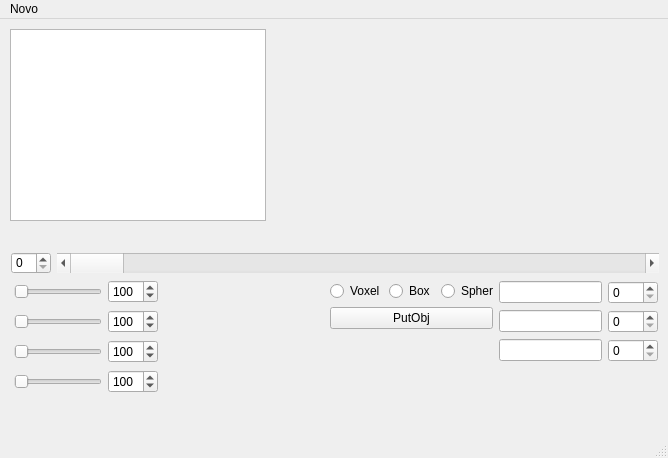
<?xml version="1.0" encoding="UTF-8"?>
<ui version="4.0">
 <class>MainWindow</class>
 <widget class="QMainWindow" name="MainWindow">
  <property name="enabled">
   <bool>true</bool>
  </property>
  <property name="geometry">
   <rect>
    <x>0</x>
    <y>0</y>
    <width>668</width>
    <height>458</height>
   </rect>
  </property>
  <property name="windowTitle">
   <string>MainWindow</string>
  </property>
  <widget class="QWidget" name="centralwidget">
   <widget class="Plotter" name="widget" native="true">
    <property name="enabled">
     <bool>true</bool>
    </property>
    <property name="geometry">
     <rect>
      <x>200</x>
      <y>280</y>
      <width>80</width>
      <height>80</height>
     </rect>
    </property>
    <property name="minimumSize">
     <size>
      <width>80</width>
      <height>80</height>
     </size>
    </property>
    <property name="maximumSize">
     <size>
      <width>80</width>
      <height>80</height>
     </size>
    </property>
   </widget>
   <widget class="QTableWidget" name="tableWidget">
    <property name="geometry">
     <rect>
      <x>10</x>
      <y>10</y>
      <width>256</width>
      <height>192</height>
     </rect>
    </property>
   </widget>
   <widget class="QWidget" name="layoutWidget">
    <property name="geometry">
     <rect>
      <x>11</x>
      <y>233</y>
      <width>648</width>
      <height>22</height>
     </rect>
    </property>
    <layout class="QHBoxLayout" name="horizontalLayout_7">
     <item>
      <widget class="QSpinBox" name="spinBoxBar">
       <property name="minimumSize">
        <size>
         <width>40</width>
         <height>0</height>
        </size>
       </property>
       <property name="maximumSize">
        <size>
         <width>40</width>
         <height>16777215</height>
        </size>
       </property>
      </widget>
     </item>
     <item>
      <widget class="QScrollBar" name="horizontalScrollBar">
       <property name="minimumSize">
        <size>
         <width>600</width>
         <height>20</height>
        </size>
       </property>
       <property name="orientation">
        <enum>Qt::Horizontal</enum>
       </property>
      </widget>
     </item>
    </layout>
   </widget>
   <widget class="QWidget" name="layoutWidget">
    <property name="geometry">
     <rect>
      <x>499</x>
      <y>262</y>
      <width>159</width>
      <height>82</height>
     </rect>
    </property>
    <layout class="QVBoxLayout" name="verticalLayout_3">
     <item>
      <layout class="QHBoxLayout" name="horizontalLayout">
       <item>
        <widget class="QLineEdit" name="lineEdit">
         <property name="enabled">
          <bool>true</bool>
         </property>
         <property name="text">
          <string/>
         </property>
        </widget>
       </item>
       <item>
        <widget class="QSpinBox" name="spinBox_1">
         <property name="enabled">
          <bool>true</bool>
         </property>
         <property name="minimumSize">
          <size>
           <width>50</width>
           <height>0</height>
          </size>
         </property>
         <property name="maximumSize">
          <size>
           <width>70</width>
           <height>16777215</height>
          </size>
         </property>
        </widget>
       </item>
      </layout>
     </item>
     <item>
      <layout class="QHBoxLayout" name="horizontalLayout_5">
       <item>
        <widget class="QLineEdit" name="lineEdit_3">
         <property name="text">
          <string/>
         </property>
        </widget>
       </item>
       <item>
        <widget class="QSpinBox" name="spinBox_3">
         <property name="minimumSize">
          <size>
           <width>50</width>
           <height>0</height>
          </size>
         </property>
         <property name="maximumSize">
          <size>
           <width>70</width>
           <height>16777215</height>
          </size>
         </property>
        </widget>
       </item>
      </layout>
     </item>
     <item>
      <layout class="QHBoxLayout" name="horizontalLayout_4">
       <item>
        <widget class="QLineEdit" name="lineEdit_2">
         <property name="text">
          <string/>
         </property>
        </widget>
       </item>
       <item>
        <widget class="QSpinBox" name="spinBox_2">
         <property name="minimumSize">
          <size>
           <width>50</width>
           <height>0</height>
          </size>
         </property>
         <property name="maximumSize">
          <size>
           <width>70</width>
           <height>16777215</height>
          </size>
         </property>
        </widget>
       </item>
      </layout>
     </item>
    </layout>
   </widget>
   <widget class="QWidget" name="layoutWidget">
    <property name="geometry">
     <rect>
      <x>330</x>
      <y>262</y>
      <width>163</width>
      <height>50</height>
     </rect>
    </property>
    <layout class="QVBoxLayout" name="verticalLayout_2">
     <item>
      <layout class="QHBoxLayout" name="horizontalLayout_3">
       <item>
        <widget class="QRadioButton" name="radioVoxel">
         <property name="text">
          <string>Voxel</string>
         </property>
        </widget>
       </item>
       <item>
        <widget class="QRadioButton" name="radioBox">
         <property name="text">
          <string>Box</string>
         </property>
        </widget>
       </item>
       <item>
        <widget class="QRadioButton" name="radioSphere">
         <property name="text">
          <string>Sphere</string>
         </property>
        </widget>
       </item>
      </layout>
     </item>
     <item>
      <widget class="QPushButton" name="ButtonPutCut">
       <property name="text">
        <string>PutObj</string>
       </property>
      </widget>
     </item>
    </layout>
   </widget>
   <widget class="QWidget" name="">
    <property name="geometry">
     <rect>
      <x>14</x>
      <y>260</y>
      <width>144</width>
      <height>116</height>
     </rect>
    </property>
    <layout class="QVBoxLayout" name="verticalLayout">
     <item>
      <layout class="QHBoxLayout" name="horizontalLayout_R">
       <item>
        <widget class="QSlider" name="horizontalSliderR">
         <property name="maximum">
          <number>255</number>
         </property>
         <property name="orientation">
          <enum>Qt::Horizontal</enum>
         </property>
        </widget>
       </item>
       <item>
        <widget class="QSpinBox" name="spinBoxR">
         <property name="minimumSize">
          <size>
           <width>50</width>
           <height>0</height>
          </size>
         </property>
         <property name="maximumSize">
          <size>
           <width>70</width>
           <height>16777215</height>
          </size>
         </property>
         <property name="maximum">
          <number>255</number>
         </property>
         <property name="value">
          <number>100</number>
         </property>
        </widget>
       </item>
      </layout>
     </item>
     <item>
      <layout class="QHBoxLayout" name="horizontalLayout_G">
       <item>
        <widget class="QSlider" name="horizontalSliderG">
         <property name="minimumSize">
          <size>
           <width>50</width>
           <height>0</height>
          </size>
         </property>
         <property name="maximum">
          <number>255</number>
         </property>
         <property name="orientation">
          <enum>Qt::Horizontal</enum>
         </property>
        </widget>
       </item>
       <item>
        <widget class="QSpinBox" name="spinBoxG">
         <property name="minimumSize">
          <size>
           <width>50</width>
           <height>0</height>
          </size>
         </property>
         <property name="maximumSize">
          <size>
           <width>70</width>
           <height>16777215</height>
          </size>
         </property>
         <property name="maximum">
          <number>255</number>
         </property>
         <property name="value">
          <number>100</number>
         </property>
        </widget>
       </item>
      </layout>
     </item>
     <item>
      <layout class="QHBoxLayout" name="horizontalLayout_B">
       <item>
        <widget class="QSlider" name="horizontalSliderB">
         <property name="maximum">
          <number>255</number>
         </property>
         <property name="orientation">
          <enum>Qt::Horizontal</enum>
         </property>
        </widget>
       </item>
       <item>
        <widget class="QSpinBox" name="spinBoxB">
         <property name="minimumSize">
          <size>
           <width>50</width>
           <height>0</height>
          </size>
         </property>
         <property name="maximumSize">
          <size>
           <width>70</width>
           <height>16777215</height>
          </size>
         </property>
         <property name="maximum">
          <number>255</number>
         </property>
         <property name="value">
          <number>100</number>
         </property>
        </widget>
       </item>
      </layout>
     </item>
     <item>
      <layout class="QHBoxLayout" name="horizontalLayout_A">
       <item>
        <widget class="QSlider" name="horizontalSliderA">
         <property name="maximum">
          <number>255</number>
         </property>
         <property name="orientation">
          <enum>Qt::Horizontal</enum>
         </property>
        </widget>
       </item>
       <item>
        <widget class="QSpinBox" name="spinBoxA">
         <property name="minimumSize">
          <size>
           <width>50</width>
           <height>0</height>
          </size>
         </property>
         <property name="maximumSize">
          <size>
           <width>70</width>
           <height>16777215</height>
          </size>
         </property>
         <property name="maximum">
          <number>255</number>
         </property>
         <property name="value">
          <number>100</number>
         </property>
        </widget>
       </item>
      </layout>
     </item>
    </layout>
   </widget>
  </widget>
  <widget class="QMenuBar" name="menubar">
   <property name="geometry">
    <rect>
     <x>0</x>
     <y>0</y>
     <width>668</width>
     <height>21</height>
    </rect>
   </property>
   <widget class="QMenu" name="menuNovo">
    <property name="title">
     <string>Novo</string>
    </property>
    <addaction name="actionNova_Escultura"/>
    <addaction name="actionSalvar"/>
   </widget>
   <addaction name="menuNovo"/>
  </widget>
  <widget class="QStatusBar" name="statusbar"/>
  <action name="actionNova_Escultura">
   <property name="text">
    <string>Nova Escultura</string>
   </property>
  </action>
  <action name="actionSalvar">
   <property name="text">
    <string>Salvar</string>
   </property>
  </action>
 </widget>
 <customwidgets>
  <customwidget>
   <class>Plotter</class>
   <extends>QWidget</extends>
   <header>plotter.h</header>
   <container>1</container>
   <slots>
    <slot>setColorR(int)</slot>
    <slot>setColorG(int)</slot>
    <slot>setColorB(int)</slot>
    <slot>setColorA(int)</slot>
   </slots>
  </customwidget>
 </customwidgets>
 <resources/>
 <connections>
  <connection>
   <sender>spinBoxBar</sender>
   <signal>valueChanged(int)</signal>
   <receiver>horizontalScrollBar</receiver>
   <slot>setValue(int)</slot>
   <hints>
    <hint type="sourcelabel">
     <x>26</x>
     <y>274</y>
    </hint>
    <hint type="destinationlabel">
     <x>135</x>
     <y>274</y>
    </hint>
   </hints>
  </connection>
  <connection>
   <sender>horizontalScrollBar</sender>
   <signal>valueChanged(int)</signal>
   <receiver>spinBoxBar</receiver>
   <slot>setValue(int)</slot>
   <hints>
    <hint type="sourcelabel">
     <x>235</x>
     <y>274</y>
    </hint>
    <hint type="destinationlabel">
     <x>24</x>
     <y>274</y>
    </hint>
   </hints>
  </connection>
  <connection>
   <sender>actionSalvar</sender>
   <signal>triggered()</signal>
   <receiver>MainWindow</receiver>
   <slot>Salva()</slot>
   <hints>
    <hint type="sourcelabel">
     <x>-1</x>
     <y>-1</y>
    </hint>
    <hint type="destinationlabel">
     <x>329</x>
     <y>256</y>
    </hint>
   </hints>
  </connection>
  <connection>
   <sender>horizontalSliderR</sender>
   <signal>valueChanged(int)</signal>
   <receiver>spinBoxR</receiver>
   <slot>setValue(int)</slot>
   <hints>
    <hint type="sourcelabel">
     <x>80</x>
     <y>298</y>
    </hint>
    <hint type="destinationlabel">
     <x>117</x>
     <y>297</y>
    </hint>
   </hints>
  </connection>
  <connection>
   <sender>horizontalSliderG</sender>
   <signal>valueChanged(int)</signal>
   <receiver>spinBoxG</receiver>
   <slot>setValue(int)</slot>
   <hints>
    <hint type="sourcelabel">
     <x>68</x>
     <y>316</y>
    </hint>
    <hint type="destinationlabel">
     <x>126</x>
     <y>328</y>
    </hint>
   </hints>
  </connection>
  <connection>
   <sender>horizontalSliderB</sender>
   <signal>valueChanged(int)</signal>
   <receiver>spinBoxB</receiver>
   <slot>setValue(int)</slot>
   <hints>
    <hint type="sourcelabel">
     <x>52</x>
     <y>349</y>
    </hint>
    <hint type="destinationlabel">
     <x>129</x>
     <y>344</y>
    </hint>
   </hints>
  </connection>
  <connection>
   <sender>spinBoxR</sender>
   <signal>valueChanged(int)</signal>
   <receiver>horizontalSliderR</receiver>
   <slot>setValue(int)</slot>
   <hints>
    <hint type="sourcelabel">
     <x>131</x>
     <y>287</y>
    </hint>
    <hint type="destinationlabel">
     <x>70</x>
     <y>292</y>
    </hint>
   </hints>
  </connection>
  <connection>
   <sender>spinBoxG</sender>
   <signal>valueChanged(int)</signal>
   <receiver>horizontalSliderG</receiver>
   <slot>setValue(int)</slot>
   <hints>
    <hint type="sourcelabel">
     <x>131</x>
     <y>317</y>
    </hint>
    <hint type="destinationlabel">
     <x>45</x>
     <y>326</y>
    </hint>
   </hints>
  </connection>
  <connection>
   <sender>spinBoxB</sender>
   <signal>valueChanged(int)</signal>
   <receiver>horizontalSliderB</receiver>
   <slot>setValue(int)</slot>
   <hints>
    <hint type="sourcelabel">
     <x>136</x>
     <y>346</y>
    </hint>
    <hint type="destinationlabel">
     <x>62</x>
     <y>348</y>
    </hint>
   </hints>
  </connection>
  <connection>
   <sender>horizontalSliderA</sender>
   <signal>valueChanged(int)</signal>
   <receiver>spinBoxA</receiver>
   <slot>setValue(int)</slot>
   <hints>
    <hint type="sourcelabel">
     <x>65</x>
     <y>383</y>
    </hint>
    <hint type="destinationlabel">
     <x>115</x>
     <y>384</y>
    </hint>
   </hints>
  </connection>
  <connection>
   <sender>spinBoxA</sender>
   <signal>valueChanged(int)</signal>
   <receiver>horizontalSliderA</receiver>
   <slot>setValue(int)</slot>
   <hints>
    <hint type="sourcelabel">
     <x>135</x>
     <y>384</y>
    </hint>
    <hint type="destinationlabel">
     <x>77</x>
     <y>374</y>
    </hint>
   </hints>
  </connection>
  <connection>
   <sender>spinBoxR</sender>
   <signal>valueChanged(int)</signal>
   <receiver>widget</receiver>
   <slot>setColorR(int)</slot>
   <hints>
    <hint type="sourcelabel">
     <x>133</x>
     <y>291</y>
    </hint>
    <hint type="destinationlabel">
     <x>276</x>
     <y>296</y>
    </hint>
   </hints>
  </connection>
  <connection>
   <sender>spinBoxG</sender>
   <signal>valueChanged(int)</signal>
   <receiver>widget</receiver>
   <slot>setColorG(int)</slot>
   <hints>
    <hint type="sourcelabel">
     <x>134</x>
     <y>318</y>
    </hint>
    <hint type="destinationlabel">
     <x>269</x>
     <y>326</y>
    </hint>
   </hints>
  </connection>
  <connection>
   <sender>spinBoxB</sender>
   <signal>valueChanged(int)</signal>
   <receiver>widget</receiver>
   <slot>setColorB(int)</slot>
   <hints>
    <hint type="sourcelabel">
     <x>130</x>
     <y>357</y>
    </hint>
    <hint type="destinationlabel">
     <x>269</x>
     <y>353</y>
    </hint>
   </hints>
  </connection>
  <connection>
   <sender>spinBoxA</sender>
   <signal>valueChanged(int)</signal>
   <receiver>widget</receiver>
   <slot>setColorA(int)</slot>
   <hints>
    <hint type="sourcelabel">
     <x>143</x>
     <y>389</y>
    </hint>
    <hint type="destinationlabel">
     <x>261</x>
     <y>322</y>
    </hint>
   </hints>
  </connection>
 </connections>
 <slots>
  <slot>Salva()</slot>
 </slots>
</ui>
